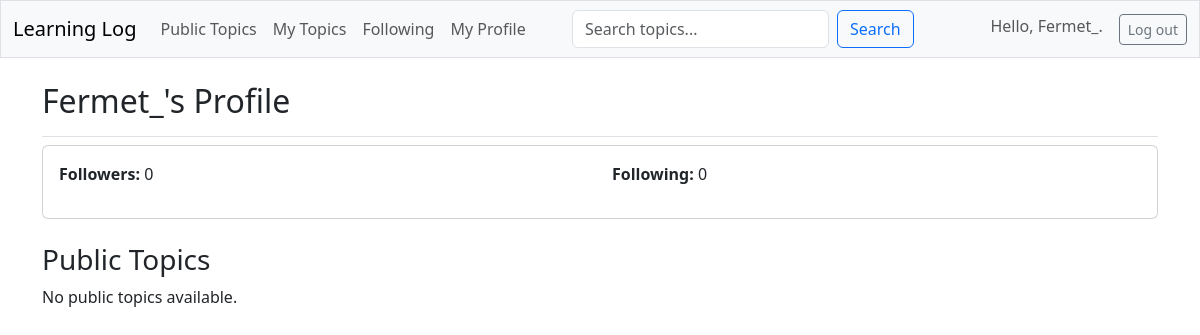
Page /user/Fermet_/ (signed in) on the earlier database version.
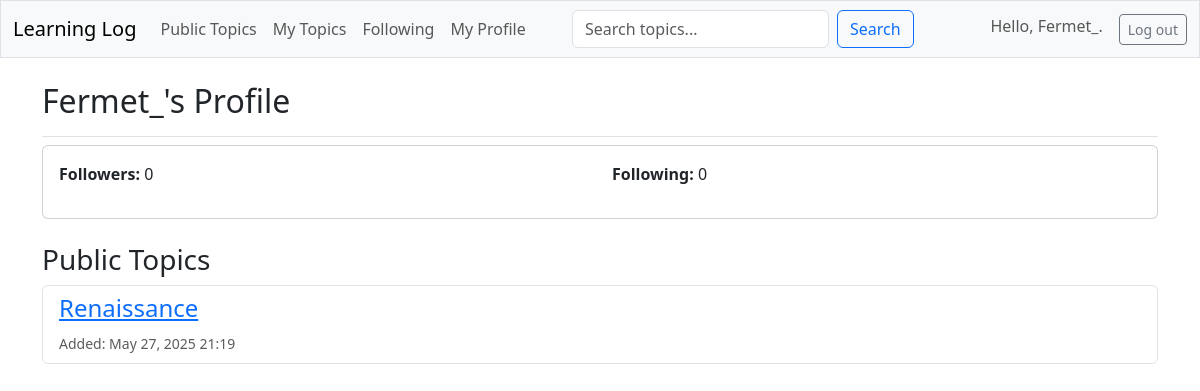
Same page on the later database version.
### learning_logs/models.py (models this page shows, shortened)
class Topic(models.Model):
    text = models.CharField(max_length=200)
    date_added = models.DateTimeField(auto_now_add=True)
    owner = models.ForeignKey(User, on_delete=models.CASCADE)
    public = models.BooleanField(default=False)
    category = models.ForeignKey(Category, on_delete=models.SET_NULL, null=True, blank=True)

### learning_logs/views.py (the view)
# urls.py: path('user/<str:username>/', views.user_profile, name='user_profile'),
@login_required
def user_profile(request, username):
    user = get_object_or_404(User, username=username)
    topics = Topic.objects.filter(owner=user, public=True).order_by('-date_added')
    is_following = Following.objects.filter(follower=request.user, followed=user).exists() if request.user.is_authenticated else False
    followers_count = Following.objects.filter(followed=user).count()
    following_count = Following.objects.filter(follower=user).count()
    context = {
        'profile_user': user,
        'topics': topics,
        'is_following': is_following,
        'followers_count': followers_count,
        'following_count': following_count,
    }
    return render(request, 'learning_logs/user_profile.html', context)

### learning_logs/templates/learning_logs/user_profile.html (shortened to what this page needs)
{% extends "learning_logs/base.html" %}
{% load django_bootstrap5 %}
{% block page_header %}
<div class="d-flex justify-content-between align-items-center">
    <h2>{{ profile_user.username }}'s Profile</h2>
</div>
{% endblock page_header %}
{% block content %}
<div class="card mb-4">
    <div class="card-body">
        <div class="row">
            <div class="col-md-6">
                <p><strong>Followers:</strong> {{ followers_count }}</p>
            </div>
            <div class="col-md-6">
                <p><strong>Following:</strong> {{ following_count }}</p>
            </div>
        </div>
    </div>
</div>
<h3>Public Topics</h3>
{% if topics %}
    <div class="list-group">
    {% for topic in topics %}
        <div class="list-group-item">
            <h4>
                <a href="{% url 'learning_logs:topic' topic.id %}">{{ topic.text }}</a>
            </h4>
            <small class="text-muted">Added: {{ topic.date_added|date:'M d, Y H:i' }}</small>
        </div>
    {% endfor %}
    </div>
{% else %}
    <p>No public topics available.</p>
{% endif %}
{% endblock content %}

Differences in the rows shown:
now on this page (row edited): Topic: text "Renaissance", date_added "May 27, 2025 21:19"
Other differences:
text no longer shown: "No public topics available."
